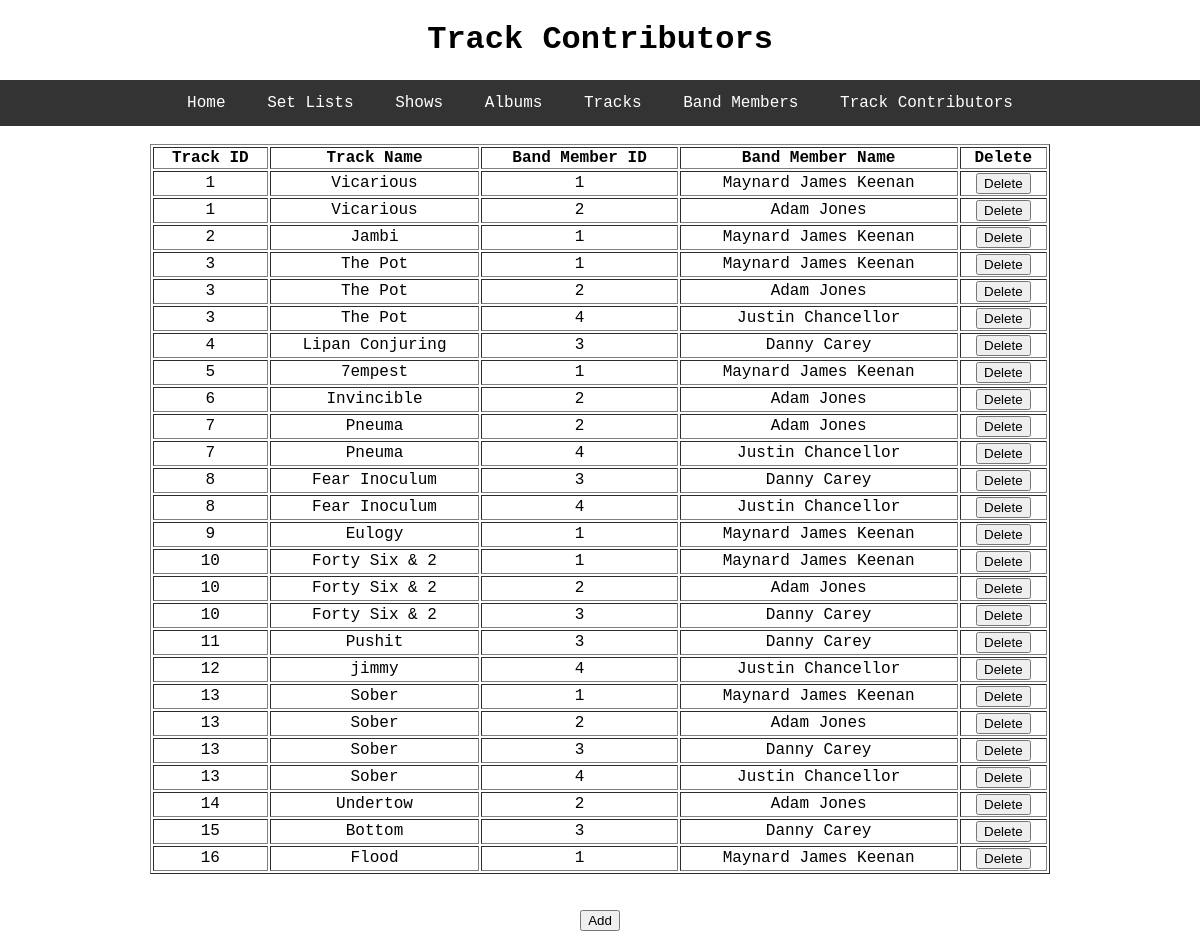
/track_contributors, run on an earlier commit of the app's database.
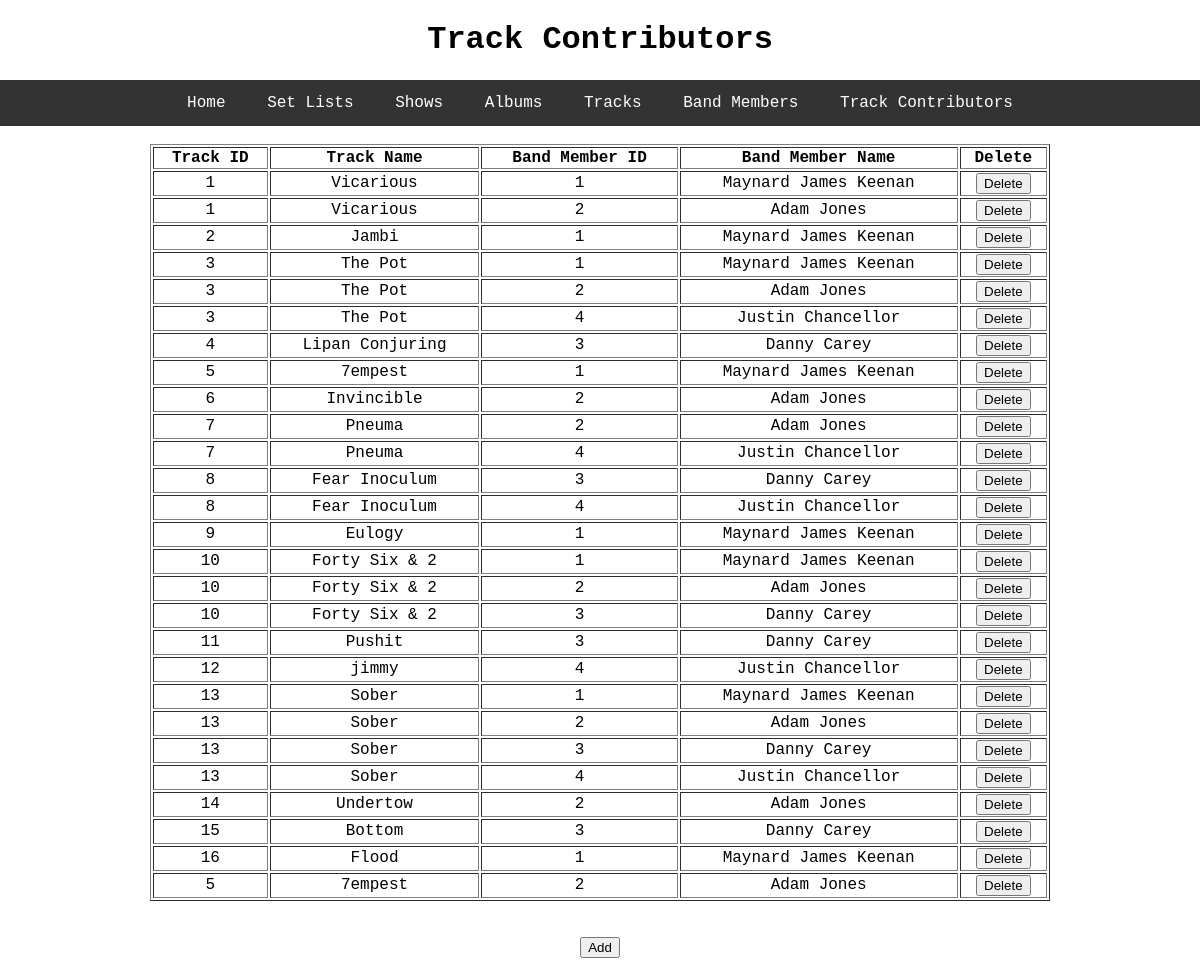
And on a later commit of the database.
### tables this page shows
CREATE TABLE "trackBandMember" (
	"id"	INTEGER NOT NULL,
	"track_id"	INTEGER NOT NULL,
	"member_id"	INTEGER NOT NULL,
	FOREIGN KEY("track_id") REFERENCES "track"("id"),
	FOREIGN KEY("member_id") REFERENCES "member"("id"),
	PRIMARY KEY("id")
);

### toolDB/models.py (models this page shows, shortened)
class Track(db.Model):
    id = db.Column(db.Integer, primary_key=True)
    track_name = db.Column(db.String, nullable=False)
    track_length = db.Column(db.Float, nullable=False)
    album_id = db.Column(db.Integer, db.ForeignKey('album.id'), nullable=False)
    member_track = db.relationship('Member', secondary='trackBandMember', backref='track', lazy=True)
    set_list_track = db.relationship('SetList', backref='track', lazy=True)

class Member(db.Model):
    id = db.Column(db.Integer, primary_key=True)
    member_name = db.Column(db.String, nullable=False)
    instrument = db.Column(db.String, nullable=False)
    birthdate = db.Column(db.String, nullable=False)

### toolDB/select_db/routes.py (the view)
@select.route('/track_contributors')
def track_contributors():
    rows = db.session.execute('SELECT trackBandMember.id, trackBandMember.track_id, track.track_name, trackBandMember.member_id, member.member_name FROM trackBandMember JOIN track ON trackBandMember.track_id = track.id JOIN member ON trackBandMember.member_id = member.id;')
    return render_template('track_contributors.html', title='Track Contributors', header='Track Contributors', rows=rows)

### toolDB/templates/track_contributors.html
{% extends "layout.html" %}
{% block content %}
	<table style="width:75%" table border="1" table align = "center">
		<thead>
		  <th>Track ID</th>
		  <th>Track Name</th>
		  <th>Band Member ID</th>
		  <th>Band Member Name</th>
		  <th>Delete</th>
		</thead>
		<tbody>
		  {% for r in rows %}
		  	<tr>
				<td>{{ r[1] }}</td>
				<td>{{ r[2] }}</td>
				<td>{{ r[3] }}</td>
				<td>{{ r[4] }}</td>
				<td><input type="button" name = "Delete" value = "Delete" onclick = "window.location='/delete_contributor/{{r.0}}'"></td>
		  	</tr>
		  {% endfor %}
		</tbody>
	</table>
	<br>
	<br>
	<a href="{{ url_for('insert.add_track_contributors') }}"><button type="button">Add</button></a>
	<br>
	<br>
{% endblock content %}

What changed in the data, as far as the page shows it:
added trackBandMember: track "5", track_name "7empest", member "2", member_name "Adam Jones"
